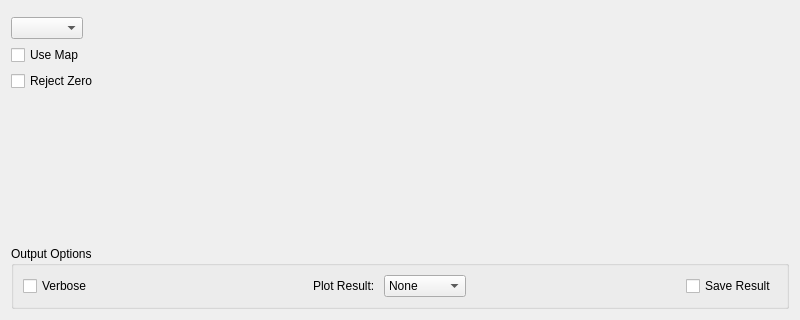
<?xml version="1.0" encoding="UTF-8"?>
<ui version="4.0">
 <class>IndirectLoadILL</class>
 <widget class="QWidget" name="IndirectLoadILL">
  <property name="geometry">
   <rect>
    <x>0</x>
    <y>0</y>
    <width>800</width>
    <height>320</height>
   </rect>
  </property>
  <property name="windowTitle">
   <string>Form</string>
  </property>
  <layout class="QVBoxLayout" name="verticalLayout">
   <item>
    <widget class="MantidQt::MantidWidgets::MWRunFiles" name="mwRun">
     <property name="sizePolicy">
      <sizepolicy hsizetype="Preferred" vsizetype="Fixed">
       <horstretch>0</horstretch>
       <verstretch>0</verstretch>
      </sizepolicy>
     </property>
     <property name="label" stdset="0">
      <string>Run:</string>
     </property>
     <property name="fileExtensions">
      <stringlist>
       <string>.asc</string>
       <string>.inx</string>
      </stringlist>
     </property>
    </widget>
   </item>
   <item>
    <widget class="MantidQt::MantidWidgets::IndirectInstrumentConfig" name="iicInstrumentConfiguration">
     <property name="sizePolicy">
      <sizepolicy hsizetype="Maximum" vsizetype="Fixed">
       <horstretch>0</horstretch>
       <verstretch>0</verstretch>
      </sizepolicy>
     </property>
     <property name="techniques" stdset="0">
      <stringlist>
       <string>Reactor Indirect Geometry Spectroscopy</string>
      </stringlist>
     </property>
    </widget>
   </item>
   <item>
    <layout class="QGridLayout" name="gridLayout">
     <item row="0" column="0">
      <widget class="QCheckBox" name="chkUseMap">
       <property name="sizePolicy">
        <sizepolicy hsizetype="Preferred" vsizetype="Fixed">
         <horstretch>0</horstretch>
         <verstretch>0</verstretch>
        </sizepolicy>
       </property>
       <property name="text">
        <string>Use Map</string>
       </property>
      </widget>
     </item>
     <item row="0" column="1">
      <widget class="MantidQt::MantidWidgets::MWRunFiles" name="mwMapFile">
       <property name="enabled">
        <bool>false</bool>
       </property>
       <property name="sizePolicy">
        <sizepolicy hsizetype="Preferred" vsizetype="Fixed">
         <horstretch>0</horstretch>
         <verstretch>0</verstretch>
        </sizepolicy>
       </property>
       <property name="label" stdset="0">
        <string>Map File:</string>
       </property>
       <property name="fileExtensions">
        <stringlist>
         <string>.map</string>
        </stringlist>
       </property>
      </widget>
     </item>
    </layout>
   </item>
   <item>
    <layout class="QHBoxLayout" name="horizontalLayout_6">
     <item alignment="Qt::AlignLeft">
      <widget class="QCheckBox" name="chkRejectZero">
       <property name="sizePolicy">
        <sizepolicy hsizetype="Preferred" vsizetype="Fixed">
         <horstretch>0</horstretch>
         <verstretch>0</verstretch>
        </sizepolicy>
       </property>
       <property name="text">
        <string>Reject Zero</string>
       </property>
      </widget>
     </item>
    </layout>
   </item>
   <item>
    <spacer name="verticalSpacer">
     <property name="orientation">
      <enum>Qt::Vertical</enum>
     </property>
     <property name="sizeHint" stdset="0">
      <size>
       <width>20</width>
       <height>40</height>
      </size>
     </property>
    </spacer>
   </item>
   <item>
    <widget class="QGroupBox" name="gbOutput">
     <property name="sizePolicy">
      <sizepolicy hsizetype="Preferred" vsizetype="Fixed">
       <horstretch>0</horstretch>
       <verstretch>0</verstretch>
      </sizepolicy>
     </property>
     <property name="title">
      <string>Output Options</string>
     </property>
     <layout class="QHBoxLayout" name="horizontalLayout">
      <item>
       <widget class="QCheckBox" name="chkVerbose">
        <property name="enabled">
         <bool>true</bool>
        </property>
        <property name="text">
         <string>Verbose</string>
        </property>
       </widget>
      </item>
      <item>
       <spacer name="horizontalSpacer_17">
        <property name="orientation">
         <enum>Qt::Horizontal</enum>
        </property>
        <property name="sizeHint" stdset="0">
         <size>
          <width>40</width>
          <height>20</height>
         </size>
        </property>
       </spacer>
      </item>
      <item>
       <widget class="QLabel" name="lblPlot">
        <property name="text">
         <string>Plot Result: </string>
        </property>
       </widget>
      </item>
      <item>
       <widget class="QComboBox" name="cbPlot">
        <item>
         <property name="text">
          <string>None</string>
         </property>
        </item>
        <item>
         <property name="text">
          <string>Spectrum</string>
         </property>
        </item>
        <item>
         <property name="text">
          <string>Contour</string>
         </property>
        </item>
        <item>
         <property name="text">
          <string>Both</string>
         </property>
        </item>
       </widget>
      </item>
      <item>
       <spacer name="horizontalSpacer_18">
        <property name="orientation">
         <enum>Qt::Horizontal</enum>
        </property>
        <property name="sizeHint" stdset="0">
         <size>
          <width>40</width>
          <height>20</height>
         </size>
        </property>
       </spacer>
      </item>
      <item>
       <widget class="QCheckBox" name="chkSave">
        <property name="text">
         <string>Save Result</string>
        </property>
       </widget>
      </item>
     </layout>
    </widget>
   </item>
  </layout>
 </widget>
 <customwidgets>
  <customwidget>
   <class>MantidQt::MantidWidgets::MWRunFiles</class>
   <extends>QWidget</extends>
   <header>MantidQtMantidWidgets/MWRunFiles.h</header>
  </customwidget>
  <customwidget>
   <class>MantidQt::MantidWidgets::IndirectInstrumentConfig</class>
   <extends>QComboBox</extends>
   <header>MantidQtMantidWidgets/IndirectInstrumentConfig.h</header>
  </customwidget>
 </customwidgets>
 <resources/>
 <connections/>
</ui>
